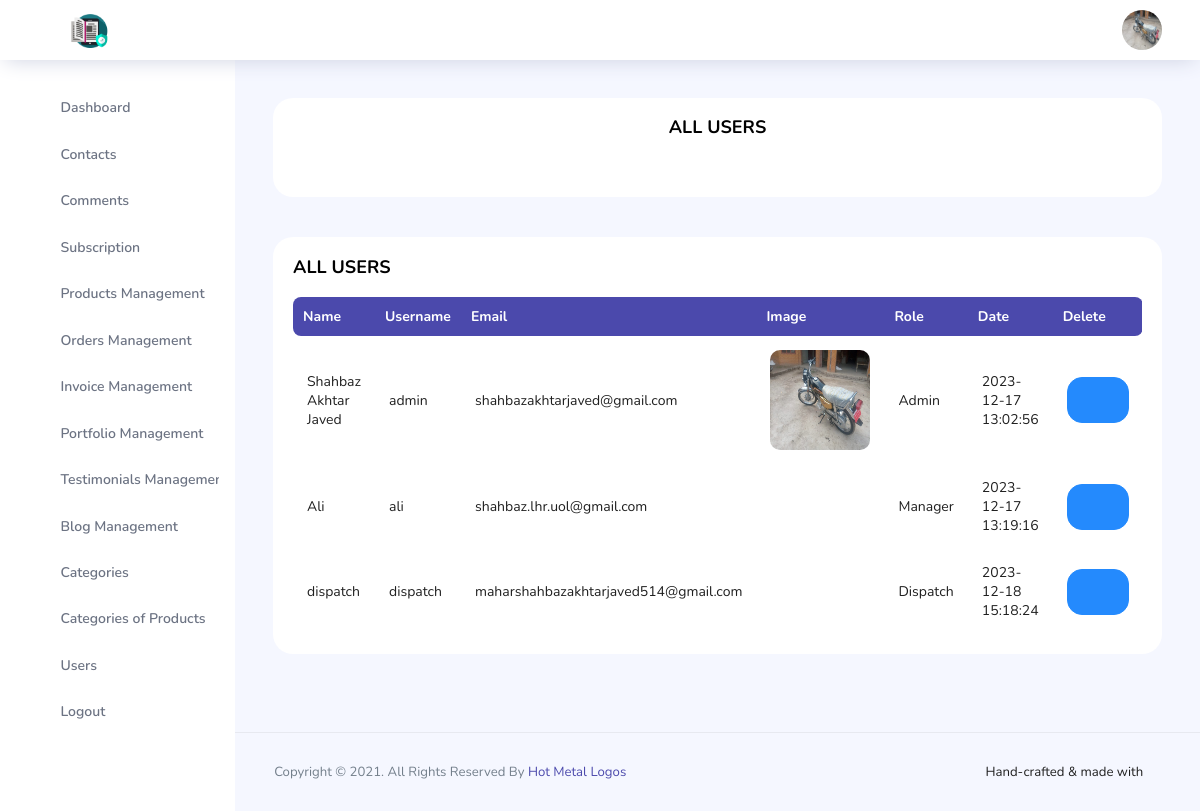
Page /admin/allUsers.php (signed in) on the committed database.
### tables this page shows
CREATE TABLE `users` (
  `id` int(11) NOT NULL,
  `name` text NOT NULL,
  `username` varchar(255) NOT NULL,
  `email` varchar(255) NOT NULL,
  `password` text NOT NULL,
  `img` text NOT NULL,
  `role` text NOT NULL,
  `status` text NOT NULL,
  `date` timestamp NOT NULL DEFAULT current_timestamp() ON UPDATE current_timestamp()
);

### admin/allUsers.php (the view, shortened to what this page needs)
<?php
include "../db/db.php";
include 'inc/head.php';
include "inc/sidebar.php";
?>
    <div class="main-panel">
        <div class="content-wrapper">
            <div class="row">
                <div class="col-md-12 grid-margin stretch-card">
                    <div class="card">
                        <div class="card-body">
                            <h3 class="card-title" style="text-align:center;">
                                ALL USERS
                            </h3><br>
                        </div>
                    </div>
                </div>
            </div>
            <div class="row">
                <div class="col-md-12 grid-margin stretch-card">
                    <div class="card">
                        <div class="card-body">
                            <p class="card-title">ALL USERS</p>
                            <div class="row">
                                <div class="col-12">
                                    <div class="table-responsive">
                                        <table class="display expandable-table" style="width:100%">
                                            <thead>
                                            <tr>
                                                <th>Name</th>
                                                <th>Username</th>
                                                <th>Email</th>
                                                <th>Image</th>
                                                <th>Role</th>
                                                <th>Date</th>
                                                <th>Delete</th>
                                            </tr>
                                            </thead>
                                            <tbody>
                                            <?php
                                            $sqlUsers = mysqli_query($db, "SELECT * FROM users ORDER BY id ASC");
                                            while ($rowUser = mysqli_fetch_array($sqlUsers))
                                            {
                                                ?>
                                                <tr>
                                                    <td><?php echo $rowUser['name'] ; ?></td>
                                                    <td><?php echo $rowUser['username'] ; ?></td>
                                                    <td><?php echo $rowUser['email'] ; ?></td>
                                                    <td>
                                                        <?php
                                                        if ($rowUser['img'] != "")
                                                        {
                                                            ?>
                                                            <img class="img-rounded" style="width: 100px; height: 100px; border-radius: 10px;" src="../images/<?php echo $rowUser['img'] ; ?>" alt="<?php echo $rowUser['name'] ; ?>">
                                                            <?php
                                                        }
                                                        ?>
                                                    </td>
                                                    <td><?php echo $rowUser['role'] ; ?></td>
                                                    <td><?php echo $rowUser['date'] ; ?></td>
                                                    <td>
                                                        <a class="btn btn-info" href="allUsers.php?id=<?php echo $rowUser['id']; ?>">
                                                            <i class="mdi mdi-delete"></i>
                                                        </a>
                                                    </td>
                                                </tr>
                                                <?php
                                            }
                                            ?>
                                            </tbody>
                                        </table>
                                    </div>
                                </div>
                            </div>
                        </div>
                    </div>
                </div>
            </div>
        </div>
<?php
include "inc/footer.php";
?>

### admin/inc/head.php (shortened to what this page needs)
<?php
$sqlPro = mysqli_query($db, "SELECT * FROM users WHERE username = '".$_SESSION['username']."'");
$rowPro = mysqli_fetch_array($sqlPro);
?>
<!DOCTYPE html>
<html lang="en">
<head>
    <link rel="stylesheet" href="vendors/feather/feather.css">
    <link rel="stylesheet" href="vendors/ti-icons/css/themify-icons.css">
    <link rel="stylesheet" href="vendors/css/vendor.bundle.base.css">
    <link rel="stylesheet" href="vendors/datatables.net-bs4/dataTables.bootstrap4.css">
    <link rel="stylesheet" href="vendors/ti-icons/css/themify-icons.css">
    <link rel="stylesheet" type="text/css" href="js/select.dataTables.min.css">
    <link rel="stylesheet" href="vendors/mdi/css/materialdesignicons.min.css">
    <link rel="stylesheet" href="css/vertical-layout-light/style.css">
</head>
<body>
<div class="container-scroller">
    <nav class="navbar col-lg-12 col-12 p-0 fixed-top d-flex flex-row">
        <div class="text-center navbar-brand-wrapper d-flex align-items-center justify-content-center">
            <a class="navbar-brand brand-logo mr-5" href="index.php">
                <img src="../images/logo.png" class="mr-2" alt="logo"/>
            </a>
        </div>
        <div class="navbar-menu-wrapper d-flex align-items-center justify-content-end">
            <button class="navbar-toggler navbar-toggler align-self-center" type="button" data-toggle="minimize">
                <span class="icon-menu"></span>
            </button>
            <ul class="navbar-nav navbar-nav-right">
                <li class="nav-item nav-profile dropdown">
                    <a class="nav-link" href="profile.php">
                        <img src="../images/<?php echo $rowPro['img']; ?>" alt="profile"/>
                    </a>
                </li>
            </ul>
        </div>
    </nav>
    <div class="container-fluid page-body-wrapper">

### admin/inc/sidebar.php (shortened to what this page needs)
<nav class="sidebar sidebar-offcanvas" id="sidebar">
    <ul class="nav">
        <li class="nav-item">
            <a class="nav-link" href="index.php">
                <i class="icon-grid menu-icon"></i>
                <span class="menu-title">Dashboard</span>
            </a>
        </li>
        <li class="nav-item">
            <a class="nav-link" href="contacts.php">
                <i class="icon-box menu-icon"></i>
                <span class="menu-title">Contacts</span>
            </a>
        </li>
        <li class="nav-item">
            <a class="nav-link" href="comments.php">
                <i class="icon-command menu-icon"></i>
                <span class="menu-title">Comments</span>
            </a>
        </li>
        <li class="nav-item">
            <a class="nav-link" href="subscription.php">
                <i class="ti-email menu-icon"></i>
                <span class="menu-title">Subscription</span>
            </a>
        </li>
        <li class="nav-item">
            <a class="nav-link" data-toggle="collapse" href="#ui-products" aria-expanded="false" aria-controls="ui-basic">
                <i class="icon-file menu-icon"></i>
                <span class="menu-title">Products Management</span>
                <i class="menu-arrow"></i>
            </a>
        </li>
        <li class="nav-item">
            <a class="nav-link" data-toggle="collapse" href="#ui-orders" aria-expanded="false" aria-controls="ui-basic">
                <i class="icon-file menu-icon"></i>
                <span class="menu-title">Orders Management</span>
                <i class="menu-arrow"></i>
            </a>
        </li>
        <li class="nav-item">
            <a class="nav-link" data-toggle="collapse" href="#ui-invoice" aria-expanded="false" aria-controls="ui-basic">
                <i class="icon-file menu-icon"></i>
                <span class="menu-title">Invoice Management</span>
                <i class="menu-arrow"></i>
            </a>
        </li>
        <li class="nav-item">
            <a class="nav-link" data-toggle="collapse" href="#ui-portfolios" aria-expanded="false" aria-controls="ui-basic">
                <i class="icon-file menu-icon"></i>
                <span class="menu-title">Portfolio Management</span>
                <i class="menu-arrow"></i>
            </a>
        </li>
        <li class="nav-item">
            <a class="nav-link" data-toggle="collapse" href="#ui-testimonials" aria-expanded="false" aria-controls="ui-basic">
                <i class="icon-file menu-icon"></i>
                <span class="menu-title">Testimonials Management</span>
            </a>
        </li>
        <li class="nav-item">
            <a class="nav-link" data-toggle="collapse" href="#ui-basic" aria-expanded="false" aria-controls="ui-basic">
                <i class="icon-file menu-icon"></i>
                <span class="menu-title">Blog Management</span>
                <i class="menu-arrow"></i>
            </a>
        </li>
        <li class="nav-item">
            <a class="nav-link" data-toggle="collapse" href="#form-elements" aria-expanded="false" aria-controls="form-elements">
                <i class="mdi mdi-vector-intersection menu-icon"></i>
                <span class="menu-title">Categories</span>
                <i class="menu-arrow"></i>
            </a>
        </li>
        <li class="nav-item">
            <a class="nav-link" data-toggle="collapse" href="#form-Categories" aria-expanded="false" aria-controls="form-elements">
                <i class="mdi mdi-vector-intersection menu-icon"></i>
                <span class="menu-title">Categories of Products</span>
                <i class="menu-arrow"></i>
            </a>
        </li>
        <li class="nav-item">
            <a class="nav-link" data-toggle="collapse" href="#users" aria-expanded="false" aria-controls="form-elements">
                <i class="mdi mdi-nature-people menu-icon"></i>
                <span class="menu-title">Users</span>
                <i class="menu-arrow"></i>
            </a>
        </li>
        <li class="nav-item">
            <a class="nav-link" href="logout.php">
                <i class="mdi mdi-exit-to-app menu-icon"></i>
                <span class="menu-title">Logout</span>
            </a>
        </li>
    </ul>
</nav>

### admin/inc/footer.php (shortened to what this page needs)
<footer class="footer">
    <div class="d-sm-flex justify-content-center justify-content-sm-between">
        <span class="text-muted text-center text-sm-left d-block d-sm-inline-block">
            Copyright © 2021. All Rights Reserved By
            <a href="https://hotmetallogos.com/" target="_blank">
                Hot Metal Logos
            </a>
        </span>
        <span class="float-none float-sm-right d-block mt-1 mt-sm-0 text-center">
            Hand-crafted & made with
            <i class="ti-heart text-danger ml-1"></i>
        </span>
    </div>
</footer>
</div>
</div>
</div>
</body>
</html>

### rows in the picture
users: img (picture), name "Shahbaz Akhtar Javed", username "admin", email "shahbazakhtarjaved@gmail.com", role "Admin", date "2023-12-17 13:02:56"
users: name "Ali", username "ali", email "shahbaz.lhr.uol@gmail.com", role "Manager", date "2023-12-17 13:19:16"
users: name "dispatch", username "dispatch", email "maharshahbazakhtarjaved514@gmail.com", role "Dispatch", date "2023-12-18 15:18:24"
